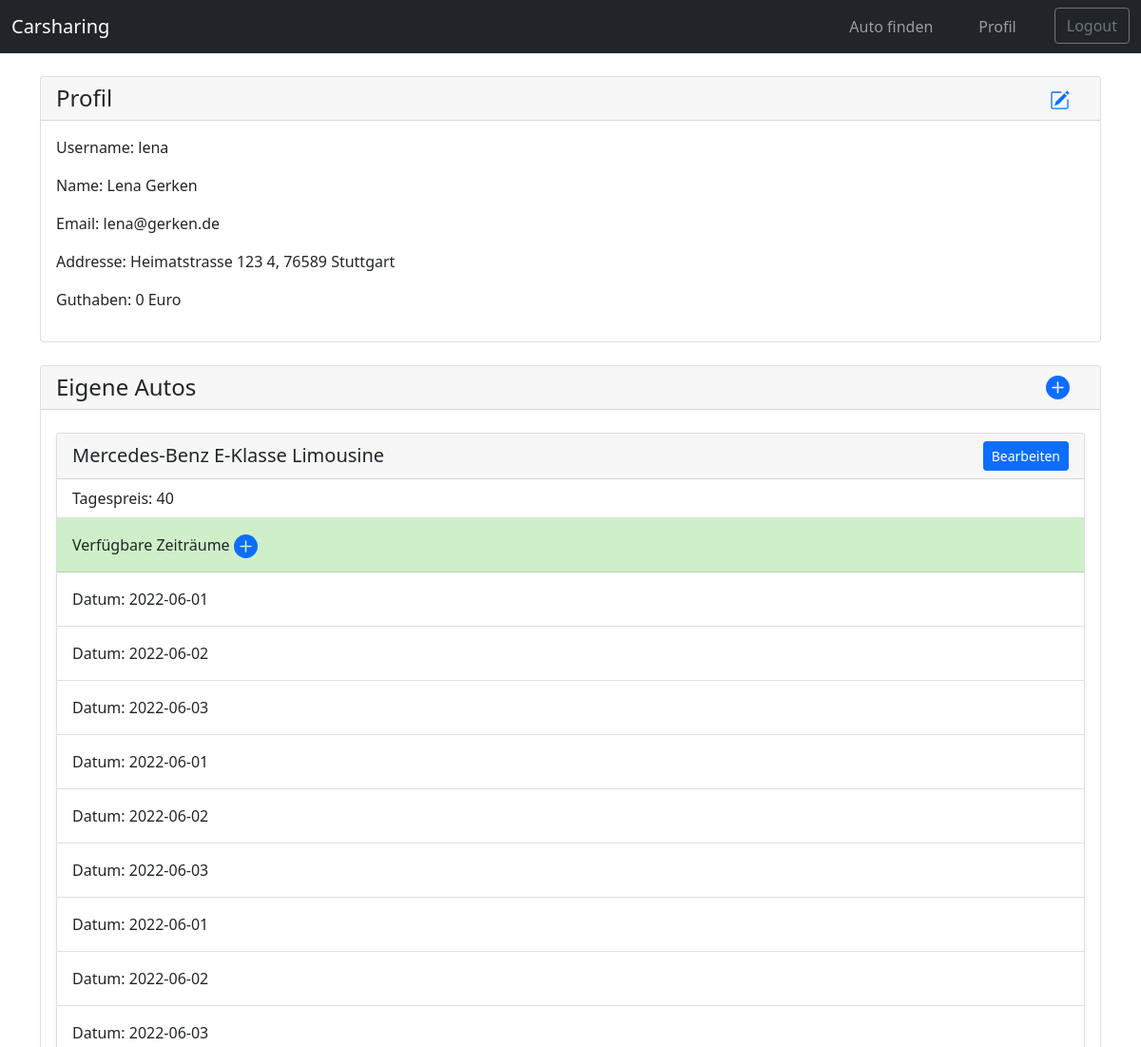
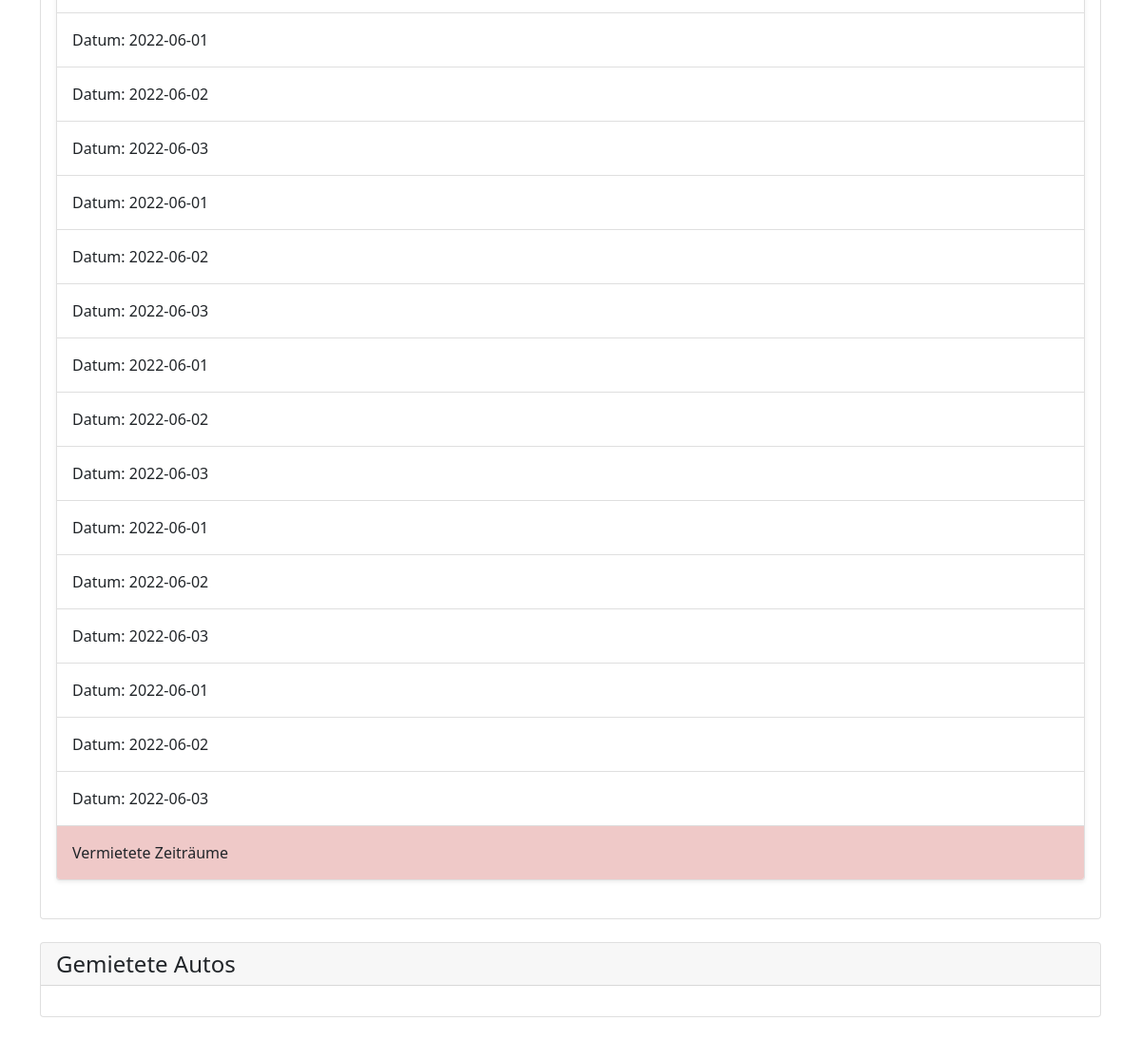
Page /profile (signed in) on the committed database (2 pictures, top to bottom).
### tables this page shows
CREATE TABLE User(
        UserID INTEGER NOT NULL PRIMARY KEY AUTOINCREMENT,
        Benutzername TEXT, 
        Vorname TEXT, 
        Nachname TEXT, 
        Email TEXT, 
        Passwort TEXT, 
        Guthaben INT, 
        Adresse INT,
        FOREIGN KEY(Adresse) REFERENCES Adresse(AdressID)
        );

CREATE TABLE Adresse(
        AdressID INTEGER NOT NULL PRIMARY KEY AUTOINCREMENT, 
        Straße TEXT, 
        Hausnummer INT, 
        Ort TEXT, 
        Postleitzahl TEXT
        );

CREATE TABLE Autos(
        AutoID INTEGER NOT NULL PRIMARY KEY AUTOINCREMENT, 
        Hersteller TEXT, 
        Modell TEXT, 
        Fahrzeugtyp TEXT,
        PreisProTag INT
        );

CREATE TABLE Verfuegbar(
        Auto INT,
        Datum DATE,
        FOREIGN KEY(Auto) REFERENCES Autos(AutoID)
        );

### app.py (the view, shortened to what this page needs)
@app.route("/profile", methods = ["GET", "POST"])
def profile():
    email = None
    username = None
    firstName = None
    lastName = None
    addressID = None
    street = None
    houseNum = None
    city = None
    postalCode = None
    credit = None
    password = None
    rented = []
    periods = []
    if request.method == "GET":
        if session.get("UserID") is None:
            with sqlite3.connect("database.sqlite") as con:
                cur = con.cursor()
                cur.fetchall()
            return redirect(url_for("login"))
        else:
            with sqlite3.connect("database.sqlite") as con:
                cur = con.cursor()
                userID = session["UserID"]
                email = cur.execute("SELECT Email from User WHERE UserID=(?)", [(userID)]).fetchone()[0]
                username =cur.execute("SELECT Benutzername from User WHERE UserID=(?)", [(userID)]).fetchone()[0]
                firstName = cur.execute("SELECT Vorname from User WHERE UserID=(?)", [(userID)]).fetchone()[0]
                lastName = cur.execute("SELECT Nachname from User WHERE UserID=(?)", [(userID)]).fetchone()[0]
                password = cur.execute("SELECT Passwort from User WHERE UserID=(?)", [(userID)]).fetchone()[0]
                addressID = cur.execute("SELECT Adresse from User WHERE UserID=(?)", [(userID)]).fetchone()[0]
                street = cur.execute("SELECT Straße from Adresse WHERE AdressID=(?)", [(addressID)]).fetchone()[0]
                houseNum = cur.execute("SELECT Hausnummer from Adresse WHERE AdressID=(?)", [(addressID)]).fetchone()[0]
                city = cur.execute("SELECT Ort from Adresse WHERE AdressID=(?)", [(addressID)]).fetchone()[0]
                postalCode = cur.execute("SELECT Postleitzahl from Adresse WHERE AdressID=(?)", [(addressID)]).fetchone()[0]
                credit = cur.execute("SELECT Guthaben from User WHERE UserID=(?)", [(userID)]).fetchone()[0]
                print(periods)
            con.commit()
            with sqlite3.connect("database.sqlite") as con:
                cur = con.cursor()
                userID = session["UserID"]
                cars = cur.execute("SELECT AutoID, Hersteller, Modell, Fahrzeugtyp, PreisProTag FROM User LEFT JOIN Autobesitzer ON User.UserID = Autobesitzer.User LEFT JOIN Autos ON Autobesitzer.Auto = Autos.AutoID WHERE UserID=(?)", [(userID)]).fetchall()
                all_dates = []
                all_rented = []
                for car in cars:
                    dates = cur.execute("SELECT Datum From Verfuegbar WHERE Auto=(?)", [(car[0])]).fetchall()
                    all_dates.append(dates)
                    rented = cur.execute("SELECT Startdatum, Enddatum FROM Mietauftrag WHERE Auto=(?)", [(car[0])]).fetchall()
                    all_rented.append(rented)
    print(cars[0][0])
    return render_template("profile.html", email = email, username = username, firstName = firstName, lastName = lastName, street = street, houseNum = houseNum, city = city, postalCode = postalCode, credit = credit, password = password, cars = cars, rentCars = [], rented = rented, periods = periods, all_dates = all_dates, all_rented = all_rented)

### templates/profile.html (shortened to what this page needs)
<!DOCTYPE html>
<html lang="en">
    <head>
        <link rel="stylesheet" href="/static/styles/index.css">
        <link rel="stylesheet" href="/static/styles/profile.css">
        <link href="https://cdn.jsdelivr.net/npm/bootstrap@5.1.3/dist/css/bootstrap.min.css" rel="stylesheet">
    </head>
    <body>
        <nav class="navbar navbar-expand-sm sticky-top bg-dark navbar-dark">
            <div class="container-fluid">
                <a class="navbar-brand" href="#">Carsharing</a>
                <div class="collapse navbar-collapse" id="collapsibleNavbar">
                    <ul class="navbar-nav ms-auto">
                        <li class="nav-item">
                            <a class="nav-link" href="{{ url_for("findCar") }}">Auto finden</a>
                        </li>
                        <li class="nav-item">
                            <a class="nav-link" href="{{ url_for("profile") }}">Profil</a>
                        </li>
                        <a href="{{ url_for("logout") }}"><button class="btn btn-outline-secondary my-2 my-sm-0" type="submit">Logout</button></a>
                    </ul>
                </div>
            </div>
        </nav>
        <div class="container" >
            <div class="card mt-4">
                <h4 class="card-header text-center d-flex justify-content-between align-items-center">
                    Profil
                    <a href="#" style="cursor: pointer;">
                    </a>
                </h4>
                <div class="card-body">
                    <p>Username: {{ username }}</p>
                    <p>Name: {{ firstName }} {{ lastName }}</p>
                    <p>Email: {{ email }}</p>
                    <p>Addresse: {{ street }} {{ houseNum }}, {{ postalCode }} {{ city }} </p>
                    <p>Guthaben: {{ credit }} Euro</p>
                </div>
            </div>
            <div class="card mt-4 mb-4">
                <h4 class="card-header text-center d-flex justify-content-between align-items-center">
                    Eigene Autos
                </h4>
                <div class="card-body">
                    {% for car in cars %}
                        {% if cars[0][0] != None %}
                            <div class="card shadow-sm mt-2 mb-4">
                                <h5 class="card-header text-center d-flex justify-content-between align-items-center">
                                    {{car[1]}} {{car[2]}} {{car[3]}}
                                    <button type="button" data-bs-toggle="modal" data-bs-target="#edit{{ car[0] }}" data-id="{{ car[0] }}" class="btn btn-sm btn-primary"> Bearbeiten </button>
                                </h5>
                                <ul class="list-group list-group-flush">
                                    <li class="list-group-item">Tagespreis: {{car[4]}}</li>
                                    <li class="list-group-item" style="background-color: #CFEFC8">
                                        <label for="period" class="mt-2 mb-2">Verfügbare Zeiträume</label>
                                        <svg xmlns="http://www.w3.org/2000/svg"  data-bs-toggle="modal" data-bs-target="#timeframes{{ car[0] }}" data-id="{{ car[0] }}"style="margin-right: 1rem;" type="button" width="25" height="25" fill="#0d6efd" class=" bi bi-plus-circle-fill mr-5" viewBox="0 0 16 16">
                                            <path d="M16 8A8 8 0 1 1 0 8a8 8 0 0 1 16 0zM8.5 4.5a.5.5 0 0 0-1 0v3h-3a.5.5 0 0 0 0 1h3v3a.5.5 0 0 0 1 0v-3h3a.5.5 0 0 0 0-1h-3v-3z"/>
                                        </svg>
                                    </li>
                                    {% for date in all_dates[0] %}
                                        {% if date != None %}
                                            <li for="period" class="list-group-item">
                                                <label class="mt-2 mb-2">Datum: {{date[0]}}</label>
                                            </li>
                                        {% endif %}
                                    {% endfor %}
                                    <li class="list-group-item" style="background-color: #EFC9C8">
                                        <label for="period" class="mt-2 mb-2">Vermietete Zeiträume</label>
                                    </li>
                                </ul>
                            </div>
                        {% endif %}
                    {% endfor %}
                </div>
            </div>
            <div class="card mt-4 mb-4">
                <h4 class="card-header text-center d-flex justify-content-between align-items-center">
                    Gemietete Autos
                </h4>
                <div class="card-body">
                </div>
            </div>
        </div>
    </body>
</html>

### static/styles/index.css (style rules this page uses)
nav ul li { padding-right: 2rem; }

### rows in the picture
User: Benutzername "lena", Vorname "Lena", Nachname "Gerken", Email "lena@gerken.de"
Adresse: Straße "Heimatstrasse 123", Postleitzahl "76589", Ort "Stuttgart"
Autos: Hersteller "Mercedes-Benz", Modell "E-Klasse", Fahrzeugtyp "Limousine", PreisProTag "40"
Verfuegbar: Datum "2022-06-01"
Verfuegbar: Datum "2022-06-02"
Verfuegbar: Datum "2022-06-03"
Verfuegbar: Datum "2022-06-01"
Verfuegbar: Datum "2022-06-02"
Verfuegbar: Datum "2022-06-03"
Verfuegbar: Datum "2022-06-01"
Verfuegbar: Datum "2022-06-02"
Verfuegbar: Datum "2022-06-03"
Verfuegbar: Datum "2022-06-01"
Verfuegbar: Datum "2022-06-02"
Verfuegbar: Datum "2022-06-03"
Verfuegbar: Datum "2022-06-01"
Verfuegbar: Datum "2022-06-02"
Verfuegbar: Datum "2022-06-03"
Verfuegbar: Datum "2022-06-01"
Verfuegbar: Datum "2022-06-02"
Verfuegbar: Datum "2022-06-03"
Verfuegbar: Datum "2022-06-01"
Verfuegbar: Datum "2022-06-02"
Verfuegbar: Datum "2022-06-03"
Verfuegbar: Datum "2022-06-01"
Verfuegbar: Datum "2022-06-02"
Verfuegbar: Datum "2022-06-03"

### other values in the picture
{{ houseNum }} "4"
{{ credit }} "0"
